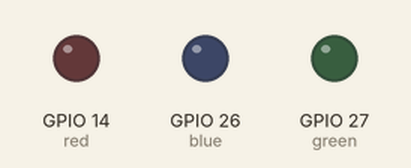
Recording of a sketch running on a simulated ESP32. On the bench: output pins drawn as LEDs (lit = HIGH).

Above: at 0.02 s.
At 1.37 s:
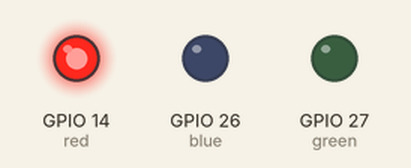
At 2.57 s:
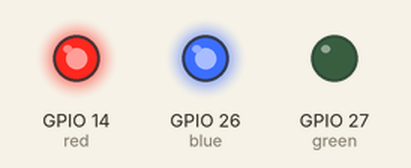
At 5.17 s:
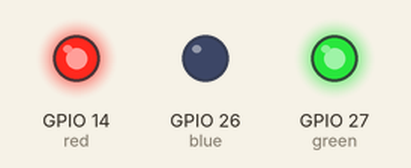
At 7.67 s:
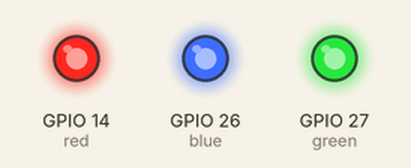
At 10.32 s:
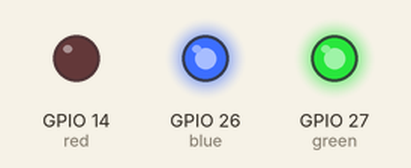
Timing chart, 0 to 10.6 s (numbered marks = the images above):
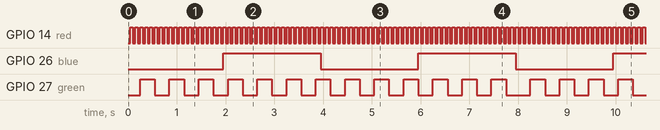

The sketch:

Atividade_6.2.ino
```cpp
const int red = 14;
const int green = 27;
const int blue = 26;

void setup() {
  pinMode(blue, OUTPUT);
  pinMode(red, OUTPUT);
  pinMode(green, OUTPUT);
}

void loop() {
  int status2 = 1;
  int status3 = 1;
  for(int i = 1; i < 161; i++){
    if(i == 1){
      digitalWrite(green, LOW); //Como o meu led é anodo, ele acende quando recebe GND ou LOW
      digitalWrite(blue, LOW);
    }
    if(i % 2 != 0){
      digitalWrite(red, LOW);
    }
    if(i % 2 == 0){
      digitalWrite(red, HIGH);
    }
    if(i % 6 == 0){
      if(!status2){
        digitalWrite(green, LOW);
        status2 = 1;
      }
      else if(status2){
        digitalWrite(green, HIGH);
        status2 = 0;
      }
    }
    if(i % 40 == 0){
      if(!status3){
        digitalWrite(blue, LOW);
        status3 = 1;
      }
      else if(status3){
        digitalWrite(blue, HIGH);
        status3 = 0;
      }
    }
    delay(50);
  }
}
```

Measured:
- by itself, GPIO 14 (red): alternates HIGH for 0.05 s and LOW for 0.05 s
- by itself, GPIO 26 (blue): alternates HIGH for 2.0 s and LOW for 2.0 s
- by itself, GPIO 27 (green): repeats every 8.0 s: HIGH 0.30 s, LOW 0.50 s, 12 × (HIGH 0.30 s, LOW 0.30 s)
